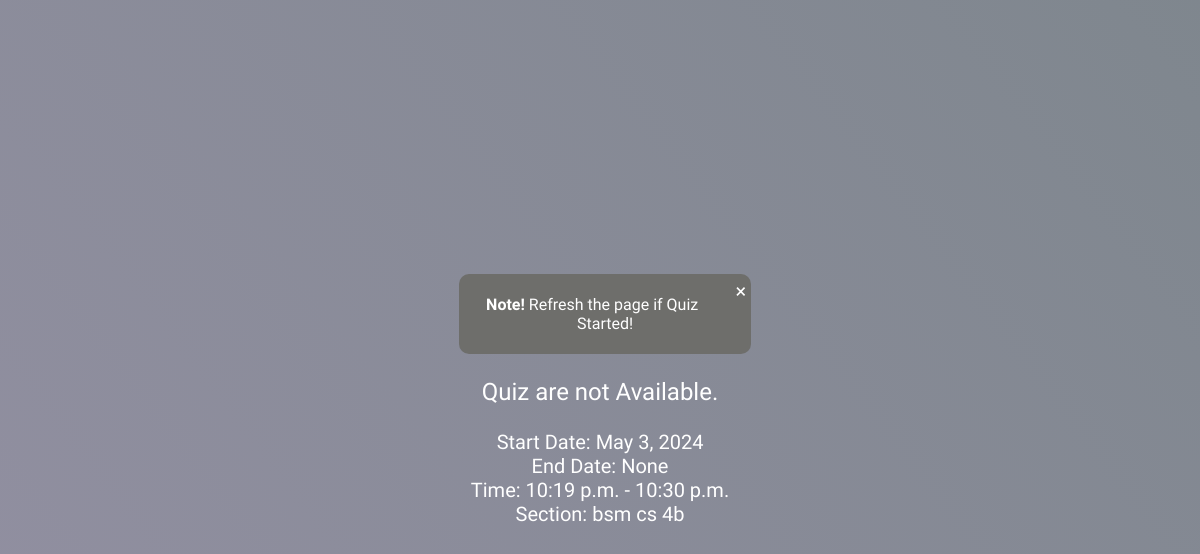
The app's page /quiz-not-available/2/ with its own data.
### quiz/models.py (models this page shows, shortened)
class QuizSetting(models.Model):
    user = models.ForeignKey(User, on_delete=models.CASCADE, null=True, blank=True)
    select_data = models.DateField(_('Select Date'))
    start_time = models.TimeField(_('Start Time'))
    end_time = models.TimeField(_('End Time'))
    section = models.CharField(_('Section'), max_length=255, null=True, blank=True)
    end_date = models.DateField(_('End Date'), blank = True, null=True)
    show_correct_answer = models.CharField(_('Show Answer'), max_length=255, blank=True, null=True)
    show_solution = models.CharField(_('Show Solution'), max_length=255, blank=True, null=True)
    question_timer = models.IntegerField(_('Question Timer'), default=10)

### quiz/views.py (the view)
# urls.py: path('quiz-not-available/<int:id>/',views.not_available, name='quiz-not-available'),
def not_available(request,id):
    quiz_setting = QuizSetting.objects.get(pk=id)
    current_datetime = timezone.localtime(timezone.now(), pytz.timezone('Asia/Manila'))
    quiz_start_datetime = timezone.make_aware(
        datetime.combine(quiz_setting.select_data, quiz_setting.start_time),
        timezone.get_current_timezone()
    )
    quiz_end_datetime = timezone.make_aware(
        datetime.combine(quiz_setting.select_data, quiz_setting.end_time),
        timezone.get_current_timezone()
    )
    if quiz_start_datetime <= current_datetime <= quiz_end_datetime:
        return redirect('quiz-form', id=id)
    return render(request,'notavailable/not_available_quiz.html',{'quiz_setting': quiz_setting})

### templates/notavailable/not_available_quiz.html (shortened to what this page needs)
<!DOCTYPE html>
<html lang="en">
<head>
    {% load static %}
    <link rel="stylesheet" href="{% static 'css/not_available/not.css' %}">
</head>
<body>
    <div class="container">
        <div class="alert">
            <span class="closebtn" onclick="this.parentElement.style.display='none';">&times;</span>
            <p style="color: rgb(255, 255, 255);"><strong>Note! </strong>Refresh the page if Quiz Started!</p>
        </div>
        <p class="message">Quiz are not Available.</p>
        <p style="font-size: 20px; padding:0; margin:0; color:white;">Start Date: {{quiz_setting.select_data}}</p>
        <p style="font-size: 20px; padding:0; margin:0; color:white;">End Date: {{quiz_setting.end_date}}</p>
        <p style="font-size: 20px; padding:0; margin:0; color:white;">Time: {{quiz_setting.start_time}} - {{quiz_setting.end_time}}</p>
        <p style="font-size: 20px; padding:0; margin:0; color:white;">Section: {{quiz_setting.section}}</p>
    </div>
</body>
</html>

### static/css/not_available/not.css (style rules this page uses)
body { margin: 0; padding: 0; display: flex; justify-content: center; align-items: center; height: 100vh; font-family: 'Nova Square', sans-serif; height: 100vh; width: 100%; background: linear-gradient(232deg, rgba(0, 15, 30, 0.5), rgba(38, 33, 69, 0.5)), url('../../img/bg.jpg'); background-size: cover; background-repeat: no-repeat; background-attachment: fixed; position: relative; }
.container { text-align: center; }
.message { font-size: 24px; color: #fff; }

### templates/notavailable/not_available_quiz.html (style rules this page uses)
.alert { padding: 5px; background-color: #6e6e6b; color: white; border-radius: 10px; width: 100%; }
.closebtn { margin-left: 15px; color: white; float: right; font-size: 20px; cursor: pointer; transition: 0.3s; }

### records on screen
QuizSetting: select_data "May 3, 2024", end_date "None", start_time "10:19 p.m.", end_time "10:30 p.m.", section "bsm cs 4b"
